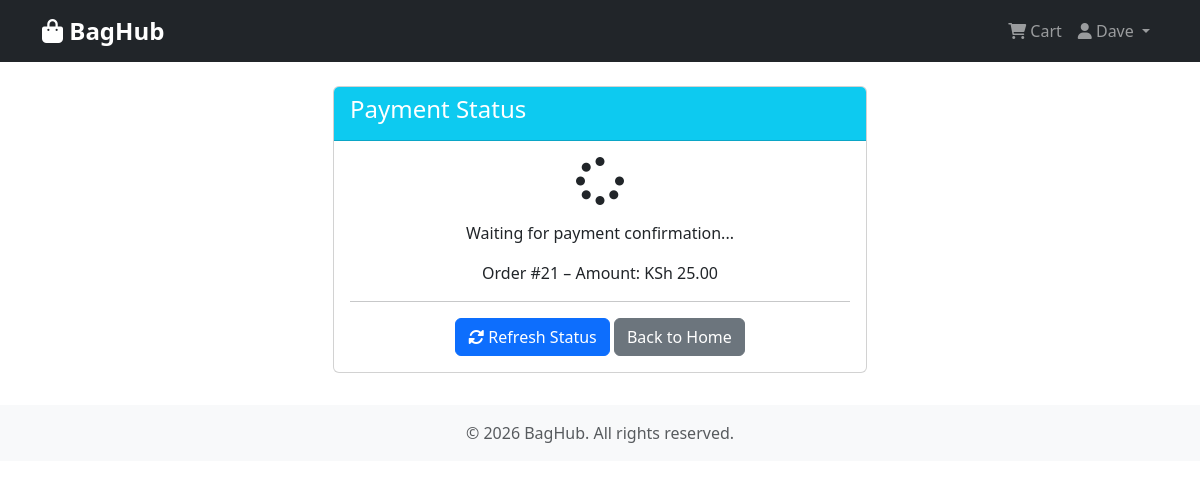
The page /orders/payment-status/21/ (signed in) on the database its author committed.
### accounts/models.py (models this page shows, shortened)
class User(AbstractUser):
    ROLE_CHOICES = (
        ('admin', 'Administrator'),
        ('customer', 'Customer'),
    )
    role = models.CharField(max_length=10, choices=ROLE_CHOICES, default='customer')
    phone_number = models.CharField(max_length=15, blank=True)

### orders/models.py (models this page shows)
class Order(models.Model):
    STATUS_CHOICES = (
        ('pending', 'Pending'),
        ('paid', 'Paid'),
        ('cancelled', 'Cancelled'),
        ('delivered', 'Delivered'),
    )
    user = models.ForeignKey(settings.AUTH_USER_MODEL, on_delete=models.CASCADE)
    created_at = models.DateTimeField(auto_now_add=True)
    total_amount = models.DecimalField(max_digits=10, decimal_places=2)
    status = models.CharField(max_length=10, choices=STATUS_CHOICES, default='pending')

### orders/views.py (the view)
# urls.py: path('payment-status/<int:order_id>/', views.payment_status, name='payment_status'),
def payment_status(request, order_id):
    order = get_object_or_404(Order, id=order_id)
    return render(request, 'payments/payment_status.html', {'order': order})

### templates/payments/payment_status.html (shortened to what this page needs)
{% extends 'base.html' %}
{% block content %}
<div class="container mt-4">
    <div class="row justify-content-center">
        <div class="col-md-6">
            <div class="card">
                <div class="card-header bg-info text-white">
                    <h4>Payment Status</h4>
                </div>
                <div class="card-body text-center">
                    <i class="fas fa-spinner fa-spin fa-3x mb-3"></i>
                    <p>Waiting for payment confirmation...</p>
                    <p>Order #{{ order.id }} – Amount: KSh {{ order.total_amount }}</p>
                    <hr>
                    <a href="{% url 'payment:payment_status' order.id %}" class="btn btn-primary">
                        <i class="fas fa-sync-alt"></i> Refresh Status
                    </a>
                    <a href="{% url 'products:product_list' %}" class="btn btn-secondary">
                        Back to Home
                    </a>
                </div>
            </div>
        </div>
    </div>
</div>
{% endblock %}

### templates/base.html (shortened to what this page needs)
<!doctype html>
<html lang="en">
<head>
    <link href="https://cdn.jsdelivr.net/npm/bootstrap@5.3.0/dist/css/bootstrap.min.css" rel="stylesheet">
    <link rel="stylesheet" href="https://cdnjs.cloudflare.com/ajax/libs/font-awesome/6.0.0-beta3/css/all.min.css">
</head>
<body>
    <nav class="navbar navbar-expand-lg navbar-dark bg-dark">
        <div class="container">
            <a class="navbar-brand" href="{% url 'products:product_list' %}">
                <i class="fas fa-shopping-bag"></i> BagHub
            </a>
            <div class="collapse navbar-collapse" id="navbarNav">
                <ul class="navbar-nav ms-auto">
                    {% if user.is_authenticated %}
                        <li class="nav-item">
                            <a class="nav-link" href="{% url 'orders:cart_view' %}">
                                <i class="fas fa-shopping-cart"></i> Cart
                            </a>
                        </li>
                        <li class="nav-item dropdown">
                            <a class="nav-link dropdown-toggle" href="#" id="userDropdown" role="button" data-bs-toggle="dropdown" aria-expanded="false">
                                <i class="fas fa-user"></i> {{ user.username }}
                            </a>
                        </li>
                    {% endif %}
                </ul>
            </div>
        </div>
    </nav>
    <main>
        <div class="container mt-4">
            {% block content %}{% endblock %}
        </div>
    </main>
    <footer class="footer">
        <div class="container">
            <span class="text-muted">&copy; 2026 BagHub. All rights reserved.</span>
        </div>
    </footer>
</body>
</html>

### templates/base.html (style rules this page uses)
.navbar-brand { font-weight: bold; font-size: 1.5rem; }
.footer { background-color: #f8f9fa; padding: 1rem 0; margin-top: 2rem; text-align: center; }

### rows shown on the page
User: username "Dave"
Order: id "21", total_amount "25.00"
